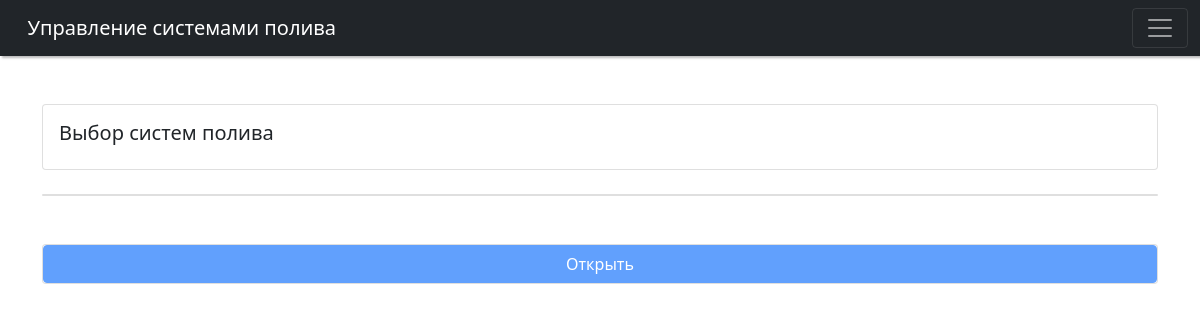
The app's page /, older data.
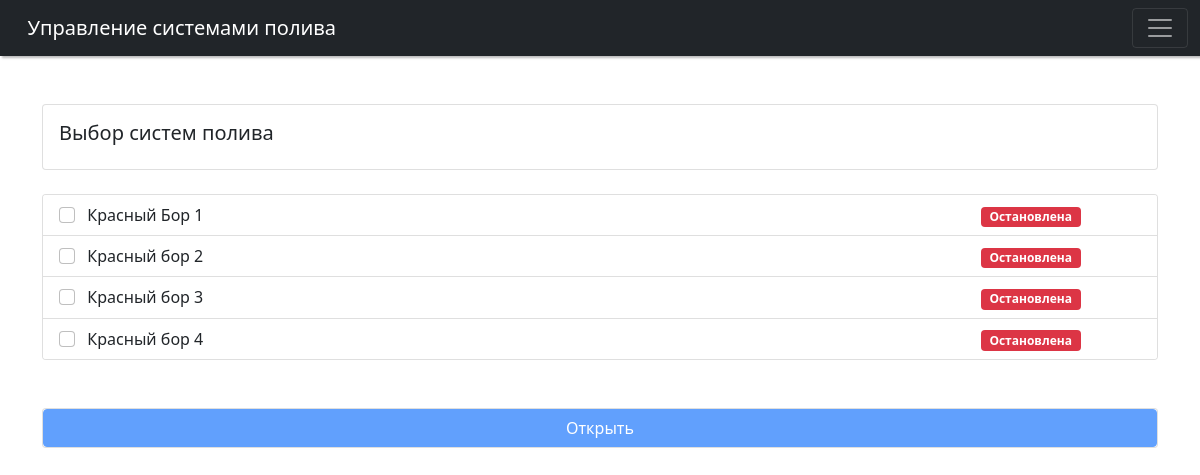
The same page, newer data.
### valley/models.py (models this page shows, shortened)
class States(models.Model):
    class Meta:
        verbose_name = 'Состояние системы'
        verbose_name_plural = 'Состояния систем'
        ordering = ['pk']
    states_system = models.OneToOneField(Systems, on_delete=models.CASCADE, primary_key=True,
                                         related_name='status', verbose_name='Система')
    states_ctrl = models.BooleanField(default=False, verbose_name='Управление')
    states_fail = models.BooleanField(default=False, verbose_name='Авария')
    DIRECTIONS = [('N', '-'), ('F', 'Вперёд'), ('R', 'Назад')]
    states_dir = models.CharField(max_length=1, choices=DIRECTIONS, default='N', verbose_name='Направление')
    states_wat = models.BooleanField(default=False, verbose_name='Вода')
    states_sis = models.BooleanField(default=False, verbose_name='АвтоСтоп')
    states_valve1 = models.BooleanField(default=False, verbose_name='Задвижка 1')
    states_valve2 = models.BooleanField(default=False, verbose_name='Задвижка 2')
    status_perc = models.FloatField(default=0, verbose_name='Скорость')
    status_depth = models.FloatField(default=0, verbose_name='Глубина')
    status_time = models.DateTimeField(verbose_name='Время запуска', null=True, blank=True)
    def __str__(self):
        return self.states_system.system_name

class Systems(models.Model):
    class Meta:
        verbose_name = 'Систему полива'
        verbose_name_plural = 'Системы полива'
        ordering = ['pk']
    system_name = models.CharField(max_length=30, verbose_name='Название')
    system_key = models.CharField(max_length=15, verbose_name='Адрес клавиатуры')
    system_contr = models.CharField(max_length=15, verbose_name='Адрес контроллера')
    system_perc = models.FloatField(verbose_name='Скорость')
    system_depth = models.FloatField(verbose_name='Глубина')
    system_pump = models.ForeignKey(Pumps, on_delete=models.CASCADE, related_name='pump',
                                    verbose_name='Контроллер насоса')
    system_pumpint = models.IntegerField(verbose_name='Вход задвижки насоса')
    system_pumpvalve = models.IntegerField(verbose_name='Реле задвижки насоса')
    system_pumprele1 = models.IntegerField(verbose_name='Реле1 насоса')
    system_pumprele2 = models.IntegerField(default=0, verbose_name='Реле2 насоса')
    system_duet = models.IntegerField(default=0, verbose_name='Связка')
    system_camera = models.OneToOneField(Cameras, on_delete=models.CASCADE, related_name='camera',
                                         verbose_name='Камера', null=True)

### valley/views.py (the view)
# urls.py: path('', valley.views.index, name='index'),
def index(request):
    systems = Systems.objects.all()
    states = States.objects.all()
    header = 'Выбор систем полива'
    title = ' - Выбор'
    return render(request, 'index.html', {'header': header, 'title': title, 'systems': systems, 'states': states})

### templates/index.html
{% extends "base.html" %}
{% block content %}
    <div class="card">
        <div class="card-body"><h5>{{ header }}</h5></div>
    </div>
    <br>
    <div class="card shad_box">
        <div class="list-group list-group-flush">
            {% for state in states %}
                <label class="list-group-item list-group-item-action">
                    <div class="row">
                        <div class="col-10">
                            <input class="form-check-input me-1" type="checkbox" id="v_chk{{state.id}}"
                                   value="{{ state.du }}" name="v_chk{{forloop.counter}}" {% if state.states_ctrl == False %}disabled{% endif %}>&nbsp;&nbsp;{{ state }}
                        </div>
                        <div class="col-2">
                            {% if state.states_dir == 'N' %}
                                {% if state.states_ctrl == False %}
                                    <span class="badge bg-danger" style="width: 100px;">Не доступна</span>
                                {% else %}
                                    <span class="badge bg-danger" style="width: 100px;">Остановлена</span>
                                {% endif %}
                            {% else %}
                                <span class="badge bg-success" style="width: 100px;">Запущена</span>
                            {% endif %}
                        </div>
                    </div>
                </label>
            {% endfor %}
        </div>
    </div>
    <br><br>
    <div class="card"><button type="button" class="btn btn-primary" id="btn_sel" disabled>Открыть</button></div>
{% endblock content %}

### templates/base.html (shortened to what this page needs)
{% load static %}
<!DOCTYPE html>
<html>
    <head>
        <link href="https://cdn.jsdelivr.net/npm/bootstrap@5.1.3/dist/css/bootstrap.min.css"
              rel="stylesheet"
>
        <link rel="stylesheet" href="https://cdn.jsdelivr.net/npm/bootstrap-icons@1.5.0/font/bootstrap-icons.css">
        <link rel="stylesheet" href="{% static 'css/style.css'%}" type="text/css">
    </head>
    <body>
        <nav class="navbar navbar-dark bg-dark" style="box-shadow: 0.1em 0.1em 2px rgba(122,122,122,0.5);">
            <div class="container-fluid">
                <a class="navbar-brand" href="/">
                    &nbsp;&nbsp;Управление системами полива
                </a>
                <button class="navbar-toggler" type="button" data-bs-toggle="offcanvas" data-bs-target="#offcanvasNavbar"
                        aria-controls="offcanvasNavbar">
                    <span class="navbar-toggler-icon align-middle"></span>
                </button>
            </div>
        </nav>
        <br>
        <div class="container position-relative">
            <br>
            <div>{% block content%}{% endblock content %}</div>
        </div>
    </body>
</html>

Row changes from the older to the newer data that the page shows:
added States: states_system_id.system_name "Красный Бор 1", states_dir "Остановлена"
added States: states_system_id.system_name "Красный бор 2", states_dir "Остановлена"
added States: states_system_id.system_name "Красный бор 3", states_dir "Остановлена"
added States: states_system_id.system_name "Красный бор 4", states_dir "Остановлена"
